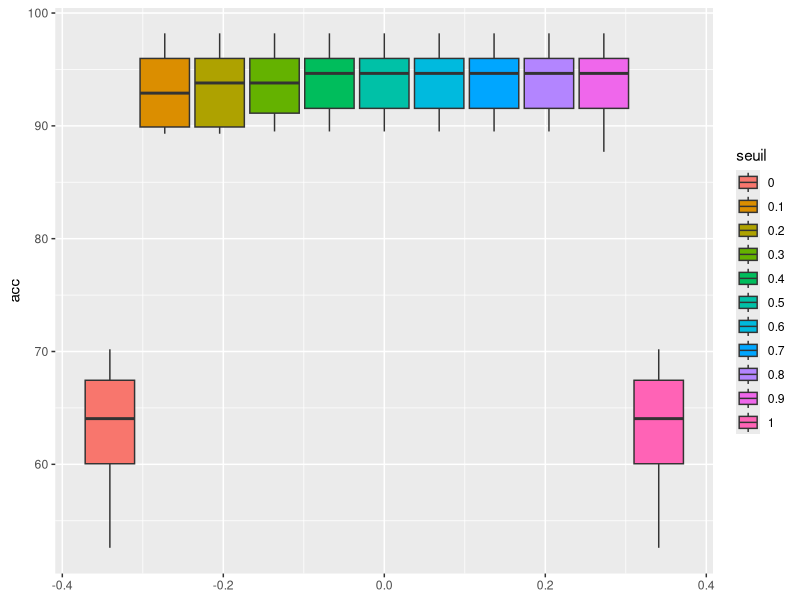
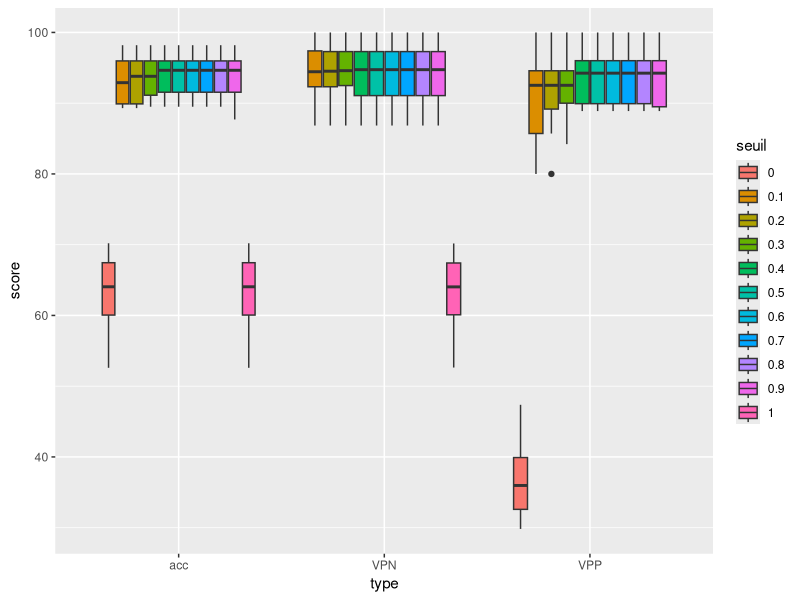

Source code (R) for these figures, in order:
## ---- chunk 1
library(mlbench)
data(BreastCancer)
BDD<- BreastCancer
BDD<- BDD[!duplicated(BDD$Id),]
BDD<- BDD[complete.cases(BDD),]
## ---- chunk 2
library(skimr)
skim(BDD)
## ---- chunk 3
table(BDD$Class)

## ---- chunk 4
set.seed(42)
ran <- sample(1:nrow(BDD), 0.9 * nrow(BDD)) 
BDD_train  <- BDD[ran,]
BDD_test  <-  BDD[-ran,]




## ---- chunk 5
prop.table(table(BDD_train$Class))
prop.table(table(BDD_test$Class))

## ---- chunk 6
library(dplyr)
set.seed(42)
id_Train <-BDD %>%
    group_by(Class) %>%
    slice_sample(prop=0.9)%>%pull(Id)
BDD_train  <- BDD[BDD$Id %in% id_Train,]
BDD_test  <-  BDD[!BDD$Id %in% id_Train,]

## ---- chunk 7

prop.table(table(BDD_train$Class))
prop.table(table(BDD_test$Class))

## ---- chunk 8
names(BDD_train)
BDD_train<-BDD_train%>%select(-Id)
## ---- chunk 9
fit <- glm(Class~Cl.thickness+Cell.size, data=BDD_train,family = "binomial")
summary(fit)

#predict(fit,BDD_train)
#predict(fit,BDD_train,type = "response")
table(predict(fit,BDD_train)>0,BDD_train$Class)
table(predict(fit,BDD_train,type = "response")>0.5,BDD_train$Class)

## ---- chunk 10
fit2 <- glm(Class~Cl.thickness+Cell.size, data=BDD_train%>%mutate(Cl.thickness = as.numeric(Cl.thickness), Cell.size = as.numeric(Cell.size)),family = "binomial")
table(predict(fit2,BDD_train%>%mutate(Cl.thickness = as.numeric(Cl.thickness), Cell.size = as.numeric(Cell.size)))>0,BDD_train$Class)
table(predict(fit2,BDD_train%>%mutate(Cl.thickness = as.numeric(Cl.thickness), Cell.size = as.numeric(Cell.size)),type = "response")>0.5,BDD_train$Class)
## ---- chunk 11
fit3 <-  glm(Class~., data=BDD_train,family = "binomial")
summary(fit3)
table(predict(fit3,BDD_train)>0,BDD_train$Class)



## ---- chunk 12
accuracy<- function(table_contingence){
round(sum(diag(table_contingence))/
sum(table_contingence)*100,1)
}
accuracy(table(predict(fit3,BDD_train)>0,BDD_train$Class))
## ---- chunk 13

set.seed(10)
samples<- sample(size = nrow(BDD_train), x = cut(1:nrow(BDD_train),10,labels=FALSE))


res4<- res4_train<-c()
for(sample_i in 1:10){
  BDD_train_i= BDD_train[!samples ==sample_i,]
  BDD_test_i= BDD_train[samples ==sample_i,]
  
  
  fit4 <-  glm(Class~Cl.thickness+Cell.size, data=BDD_train_i,family = "binomial")
  
  acc_train <- accuracy(table(predict(fit4,BDD_train_i)>0,BDD_train_i$Class))
  res4_train<- c(res4_train,acc_train)
  acc<- accuracy(table(predict(fit4,BDD_test_i)>0,BDD_test_i$Class))
  res4<- c(res4,acc)
  
  
}

## ---- chunk 14



res5<- res5_train<- c()
for(sample_i in 1:10){
  BDD_train_i= BDD_train[!samples ==sample_i,]
  BDD_test_i= BDD_train[samples ==sample_i,]
  
  
  fit5 <-  glm(Class~., data=BDD_train_i,family = "binomial")
  
    acc_train <- accuracy(table(predict(fit5,BDD_train_i)>0,BDD_train_i$Class))
  res5_train<- c(res5_train,acc_train)
  
  acc<- accuracy(table(predict(fit5,BDD_test_i)>0,BDD_test_i$Class))
  res5<- c(res5,acc)
  
}

## ---- chunk 15
mean(res4_train)
mean(res4)
mean(res5_train)
mean(res5)
## ---- chunk 16


res6<- res6_train<- c()
for(sample_i in 1:10){
  BDD_train_i= BDD_train[!samples ==sample_i,]
  BDD_test_i= BDD_train[samples ==sample_i,]
BDD_train_i =BDD_train_i%>%mutate_at(vars(Cl.thickness:Epith.c.size), function(x) as.numeric(as.character(x)))
  BDD_test_i<-BDD_test_i%>%mutate_at(vars(Cl.thickness:Epith.c.size), function(x) as.numeric(as.character(x)))
  
  fit6 <-  glm(Class~., data=BDD_train_i,family = "binomial")
  
    acc_train <- accuracy(table(predict(fit6,BDD_train_i)>0,BDD_train_i$Class))
  res6_train<- c(res6_train,acc_train)
  
  acc<- accuracy(table(predict(fit6,BDD_test_i)>0,BDD_test_i$Class))
  res6<- c(res6,acc)
  
}

## ---- chunk 17
mean(res6_train)
mean(res6)
## ---- chunk 18
library(ggplot2)
res6_data_frame<- data.frame()
for(sample_i in 1:10){

  BDD_train_i= BDD_train[!samples ==sample_i,]
  BDD_test_i= BDD_train[samples ==sample_i,]
BDD_train_i =BDD_train_i%>%mutate_at(vars(Cl.thickness:Epith.c.size), function(x) as.numeric(as.character(x)))
  BDD_test_i<-BDD_test_i%>%mutate_at(vars(Cl.thickness:Epith.c.size), function(x) as.numeric(as.character(x)))
  
  fit6 <-  glm(Class~., data=BDD_train_i,family = "binomial")
  
     for( seuil in seq(0,1,0.1)){
  acc<- accuracy(table(predict(fit6,BDD_test_i,type = "response")>seuil,BDD_test_i$Class))
  res6_data_frame<- rbind(res6_data_frame,
                          data.frame(seuil=as.character(seuil), acc=acc)
  )
  }
}
res6_data_frame%>%ggplot(aes(fill=seuil, y=acc))+geom_boxplot()
## ---- chunk 19

VPP = function(y_pred, y){ return((sum(y_pred & y)/sum(y_pred))*100)}
VPN = function(y_pred, y){ return((sum(! y_pred&! y)/sum(!y_pred))*100)}


res6_data_frame<- data.frame()
for(sample_i in 1:10){

  BDD_train_i= BDD_train[!samples ==sample_i,]
  BDD_test_i= BDD_train[samples ==sample_i,]
BDD_train_i =BDD_train_i%>%mutate_at(vars(Cl.thickness:Epith.c.size), function(x) as.numeric(as.character(x)))
  BDD_test_i<-BDD_test_i%>%mutate_at(vars(Cl.thickness:Epith.c.size), function(x) as.numeric(as.character(x)))
  
  fit6 <-  glm(Class~., data=BDD_train_i,family = "binomial")
  
     for( seuil in seq(0,1,0.1)){
       y_pred = predict(fit6,BDD_test_i,type = "response")>seuil
       y_vrai = as.numeric(BDD_test_i$Class)==2
  acc<- accuracy(table(y_pred, y_vrai))
  res6_data_frame<- rbind(res6_data_frame,
                          data.frame(seuil=as.character(seuil), acc=acc,
                                     VPP = VPP(y_pred,y_vrai),
                                     VPN = VPN(y_pred,y_vrai)
  )
  )
  }
}
library(tidyr)
res6_data_frame%>%pivot_longer(cols = -seuil, names_to = "type",values_to = "score")%>%ggplot(aes(fill=seuil,x=type, y=score))+geom_boxplot()
